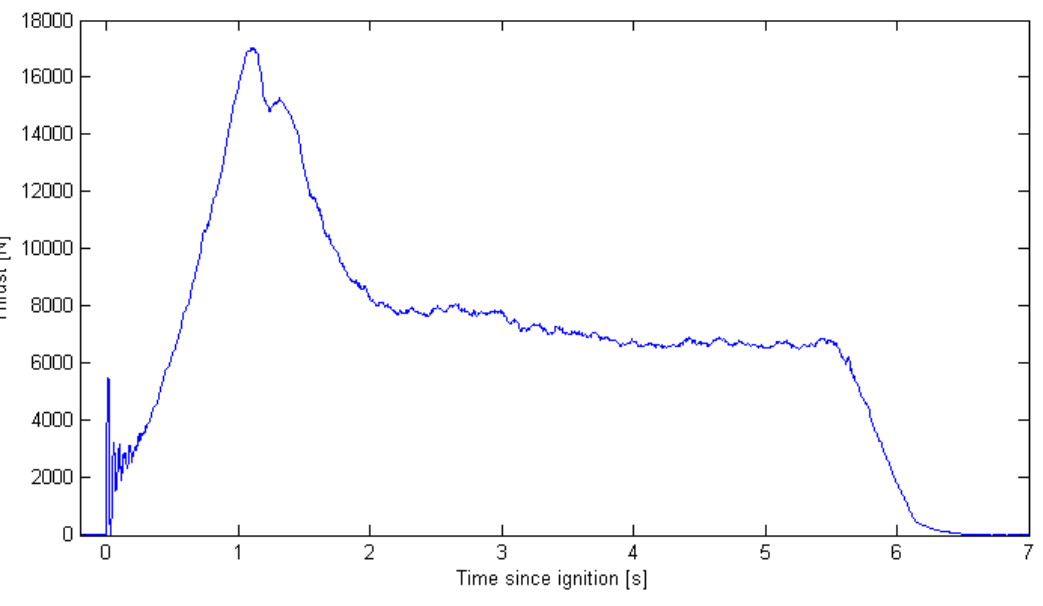
#> input picture random/image.png, 1043 x 606 px
$ python gunnar.py   (older library calls are emulated)
#> lines starting #> are read from the running program, lines starting #| are printed output that depends on the picture; long printed decimals are rounded
from scipy import misc
import numpy as np
import matplotlib.pyplot as plt

image = misc.imread("image.png")
#> image is the input picture: shape (606, 1043, 3); mean R, G, B 250.2, 250.2, 251.8
image = np.array(image)
image = image[21:535,105:1030]
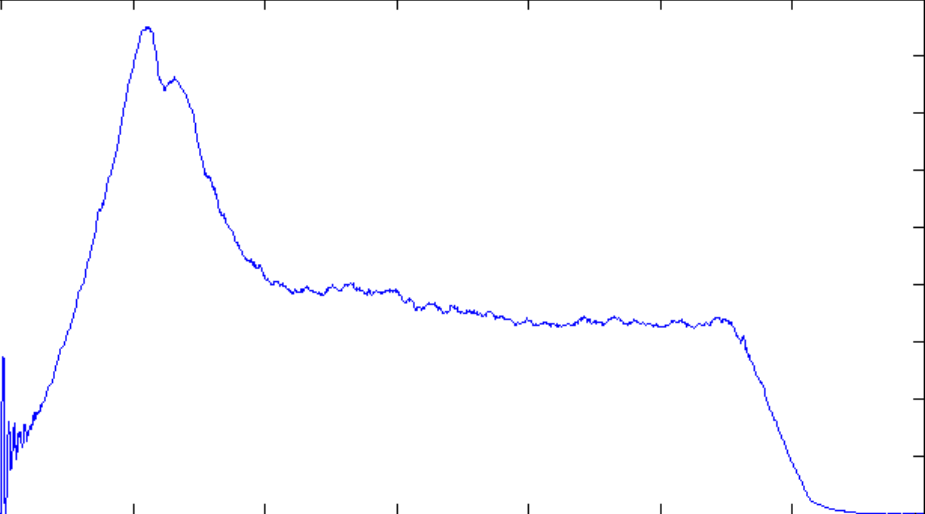
#> image: shape (514, 925, 3); mean R, G, B 252.1, 252.1, 254.1
misc.imsave("new_image.png",image)

image = misc.imread("new_image.png")
image = np.swapaxes(image, 0, 1)
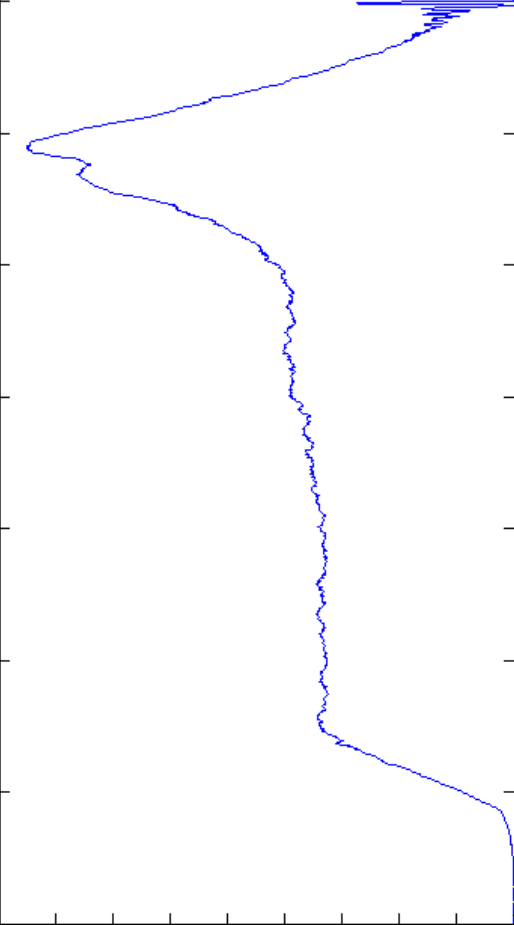
#> image: shape (925, 514, 3); mean R, G, B 252.1, 252.1, 254.1
shape = np.shape(image)
#> shape = (925, 514, 3)
s=0
values = np.zeros(np.shape(image)[0])
#> values = 925 values from 0 to 0
for i in range(np.shape(image)[0]):
	for j in range(np.shape(image)[1]):
		if ((np.array([0,0,200]) <= image[i,j]).all() and (image[i,j] <= np.array([200,200,255])).all()):
			#print(image[i,j])
			values[i] = shape[1] - j
			s += 1
			break
#> after the loop, s = 922

result = np.sum(values) *7.0/shape[0] *18000.0/shape[1]
#> result = 48061.5
print(result)
#| 48061.533
print(shape)
#| (925, 514, 3)
print(s)
#| 922
plt.plot(values)
plt.show()
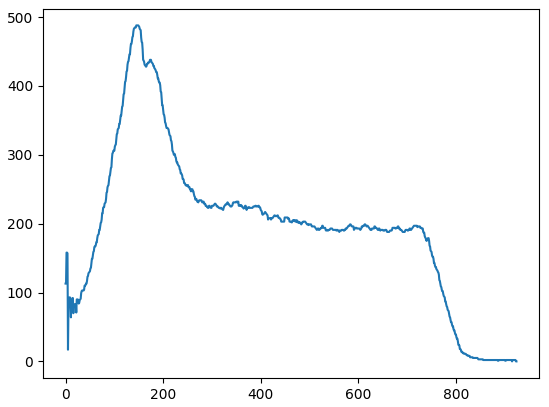
#> figure drawn by matplotlib, 1 panel; curve peaks at x = 145, y = 488
